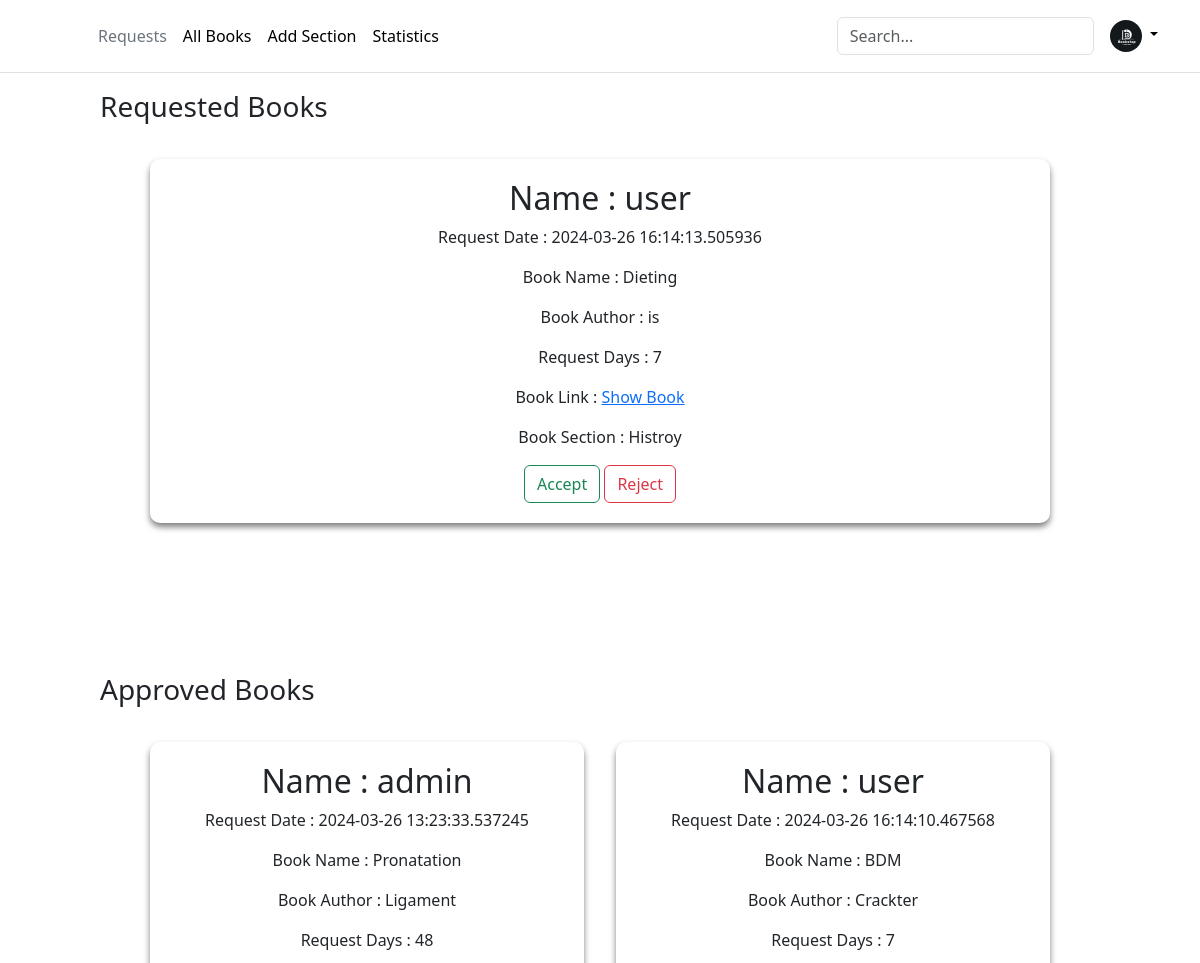
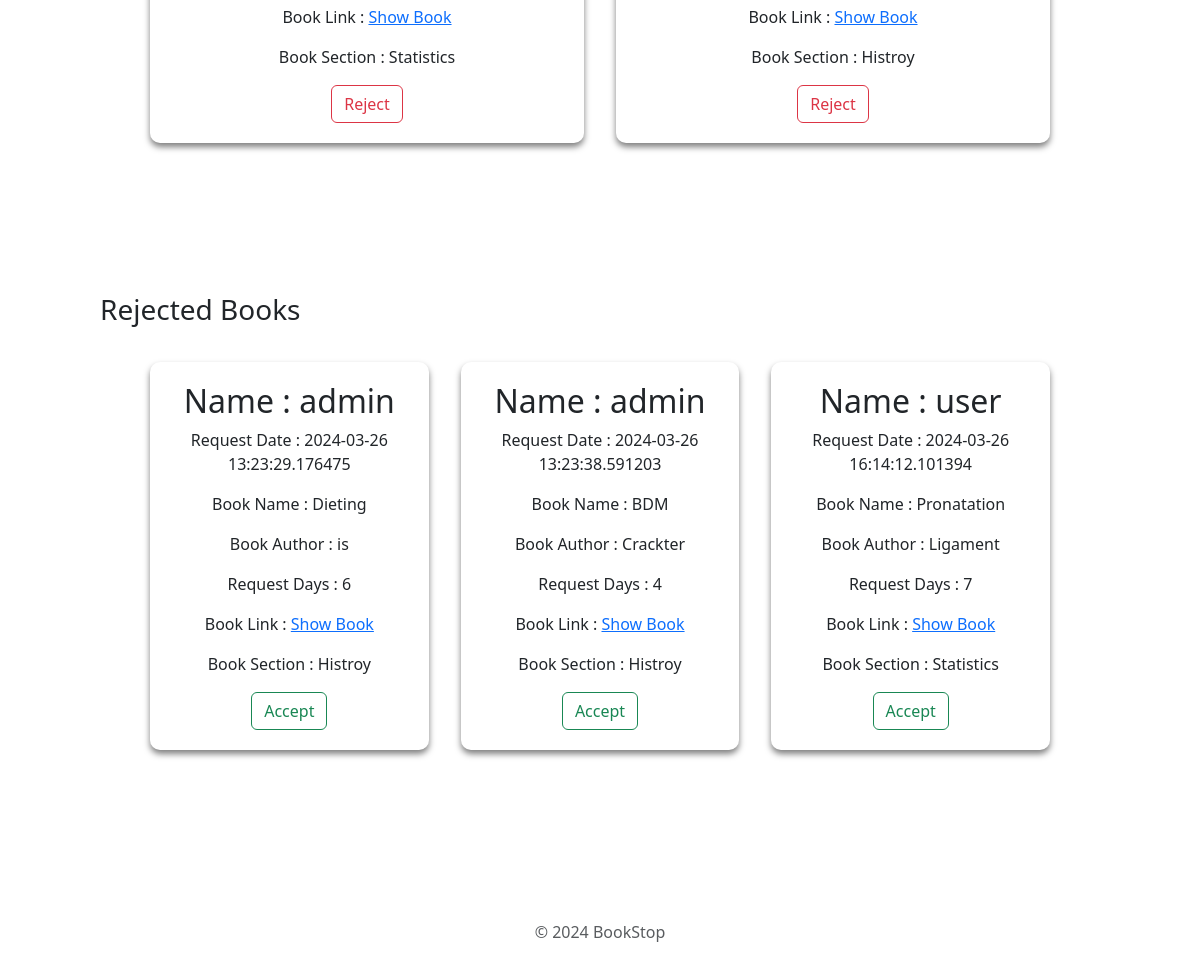
The app's page /requestedBooks with its own data (2 pictures, top to bottom).
### app.py (models this page shows)
class BookIssue(db.Model):
    __tablename__ = 'BookIssue'
    IssueId = db.Column(db.Integer, autoincrement=True, primary_key=True)
    UserId = db.Column(db.Integer, db.ForeignKey(User.UserId), nullable=False)
    BookId = db.Column(db.Integer, db.ForeignKey(Books.BookId), nullable=False)
    SectionId = db.Column(db.Integer, db.ForeignKey(Section.SectionId), nullable=False)
    RequestDate = db.Column(db.DateTime, nullable=False, default=datetime.datetime.utcnow)
    Days = db.Column(db.Integer, nullable=False)
    IssueDate = db.Column(db.String)
    IssueStatus = db.Column(db.String, nullable=False)
    LastIssueStatusDate = db.Column(db.String)

### app.py (the view, shortened to what this page needs)
@app.route("/requestedBooks", methods=["GET","POST"])
def requestedBooks():
    BookIssueMergeTable = BookIssueMerge.query.filter(
        BookIssueMerge.Section_Title.isnot(None),
        BookIssueMerge.Author.isnot(None),
        BookIssueMerge.Book_Title.isnot(None),
        BookIssueMerge.IssueStatus == "requested",
        BookIssueMerge.UserName.isnot(None)).all()
    ApprovedBookIssueMergeTable = BookIssueMerge.query.filter(
        BookIssueMerge.Section_Title.isnot(None),
        BookIssueMerge.Author.isnot(None),
        BookIssueMerge.Book_Title.isnot(None),
        BookIssueMerge.IssueStatus == "Approved",
        BookIssueMerge.UserName.isnot(None)).all()
    RejectedBookIssueMergeTable = BookIssueMerge.query.filter(
        BookIssueMerge.Section_Title.isnot(None),
        BookIssueMerge.Author.isnot(None),
        BookIssueMerge.Book_Title.isnot(None),
        BookIssueMerge.IssueStatus == "Rejected",
        BookIssueMerge.UserName.isnot(None)).all()
    return render_template("requestBooks.html", books=BookIssueMergeTable, approvedBooks = ApprovedBookIssueMergeTable, rejectedBooks = RejectedBookIssueMergeTable)

### templates/requestBooks.html (shortened to what this page needs)
<!DOCTYPE html>
<html lang="en">
  <head>
    <link rel="stylesheet" href="/static/add-section.css" />
    {% include 'bootstrap.html' %}
  </head>
  <body>
    <div>
      {% include 'headerAdmin.html' %}
      <div>
        <h3 class="firstHeading">Requested Books</h3>
        <div class="main-container">
          {% for book in books %}
          <div class="section-container" id="1">
            <h2>Name : {{book.UserName}}</h2>
            <p>Request Date : {{book.RequestDate}}</p>
            <p>Book Name : {{book.Book_Title}}</p>
            <p>Book Author : {{book.Author}}</p>
            <p>Request Days : {{book.Days}}</p>
            <p>
              Book Link :
              <a href="{{ url_for('download_book', filename=book.Book_Link) }}"
                >Show Book</a
              >
            </p>
            <div>
              <p>Book Section : {{book.Section_Title}}</p>
            </div>
            <form
              action="/requestedBooks"
              method="post"
              style="display: inline"
            >
              <button type="submit" class="btn btn-outline-success">
                Accept
              </button>
            </form>
            <form
              action="/requestedBooks"
              method="post"
              style="display: inline"
            >
              <button type="submit" class="btn btn-outline-danger">
                Reject
              </button>
            </form>
          </div>
          {% endfor %}
        </div>
        <h3>Approved Books</h3>
        <div class="main-container">
          {% for book in approvedBooks %}
          <div class="section-container" id="1">
            <h2>Name : {{book.UserName}}</h2>
            <p>Request Date : {{book.RequestDate}}</p>
            <p>Book Name : {{book.Book_Title}}</p>
            <p>Book Author : {{book.Author}}</p>
            <p>Request Days : {{book.Days}}</p>
            <p>
              Book Link :
              <a href="{{ url_for('download_book', filename=book.Book_Link) }}"
                >Show Book</a
              >
            </p>
            <div>
              <p>Book Section : {{book.Section_Title}}</p>
            </div>
            <form
              action="/requestedBooks"
              method="post"
              style="display: inline"
            >
              <button type="submit" class="btn btn-outline-danger">
                Reject
              </button>
            </form>
          </div>
          {% endfor %}
        </div>
        <h3>Rejected Books</h3>
        <div class="main-container">
          {% for book in rejectedBooks %}
          <div class="section-container" id="1">
            <h2>Name : {{book.UserName}}</h2>
            <p>Request Date : {{book.RequestDate}}</p>
            <p>Book Name : {{book.Book_Title}}</p>
            <p>Book Author : {{book.Author}}</p>
            <p>Request Days : {{book.Days}}</p>
            <p>
              Book Link :
              <a href="{{ url_for('download_book', filename=book.Book_Link) }}"
                >Show Book</a
              >
            </p>
            <div>
              <p>Book Section : {{book.Section_Title}}</p>
            </div>
            <form
              action="/requestedBooks"
              method="post"
              style="display: inline"
            >
              <button type="submit" class="btn btn-outline-success">
                Accept
              </button>
            </form>
          </div>
          {% endfor %}
        </div>
        {% include 'footer.html' %}
      </div>
    </div>
  </body>
</html>

### static/add-section.css (style rules this page uses)
body { background-color: #2d2a2e; margin: 0; }
.main-container { display: flex; flex-wrap: wrap; padding: 130px; align-items: flex-start; gap: 2em; margin: 20px; }
.section-container { background-color: rgba(255, 255, 255, 0.1); backdrop-filter: blur(10px); border-radius: 10px; padding: 20px 20px; box-shadow: 0 4px 6px rgba(0, 0, 0, 0.5); text-align: center; width: 20%; flex-grow: 1; }
.firstHeading { padding-top: 90px; padding-left: 100px; margin-bottom: -115px !important; }
h3 { padding-left: 100px; margin-bottom: -115px !important; }

### records on screen
BookIssue: UserName "user", RequestDate "2024-03-26 16:14:13.505936", Book_Title "Dieting", Author "is", Days "7", Section_Title "Histroy"
BookIssue: UserName "admin", RequestDate "2024-03-26 13:23:33.537245", Book_Title "Pronatation", Author "Ligament", Days "48", Section_Title "Statistics"
BookIssue: UserName "user", RequestDate "2024-03-26 16:14:10.467568", Book_Title "BDM", Author "Crackter", Days "7", Section_Title "Histroy"
BookIssue: UserName "admin", RequestDate "2024-03-26 13:23:29.176475", Book_Title "Dieting", Author "is", Days "6", Section_Title "Histroy"
BookIssue: UserName "admin", RequestDate "2024-03-26 13:23:38.591203", Book_Title "BDM", Author "Crackter", Days "4", Section_Title "Histroy"
BookIssue: UserName "user", RequestDate "2024-03-26 16:14:12.101394", Book_Title "Pronatation", Author "Ligament", Days "7", Section_Title "Statistics"
